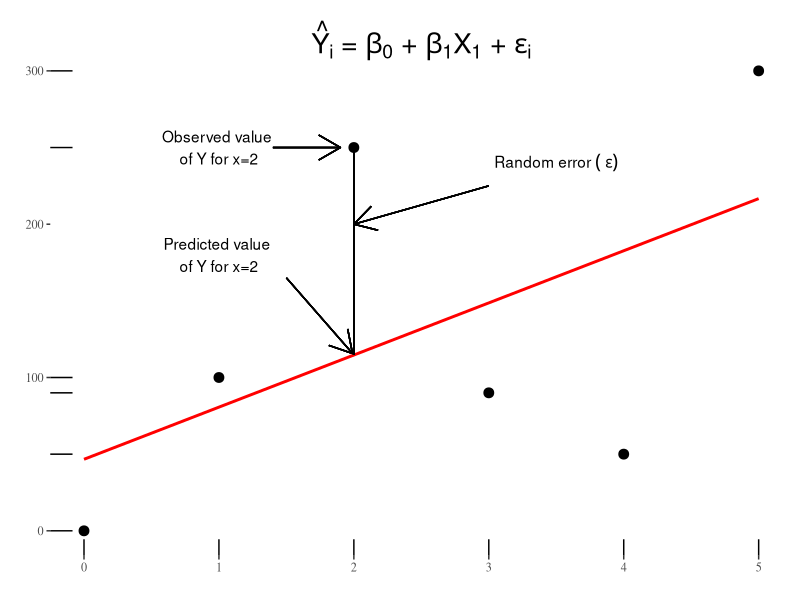
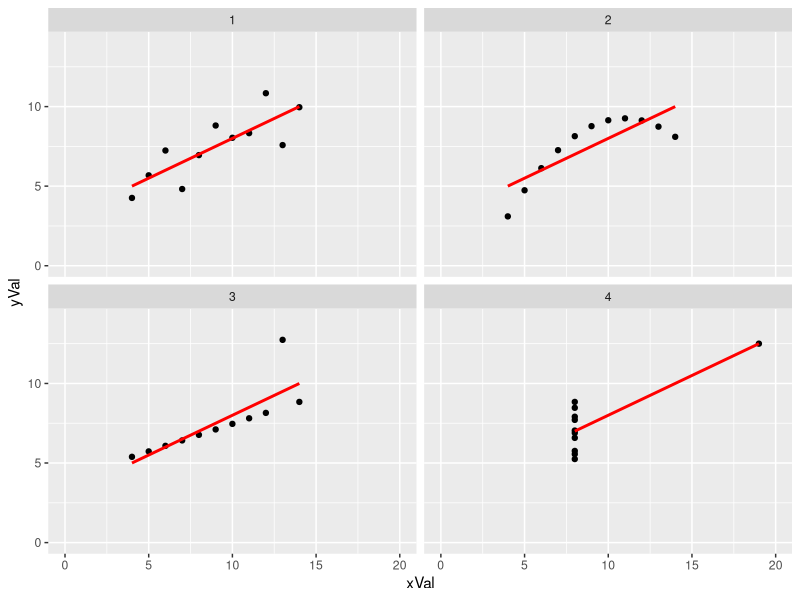
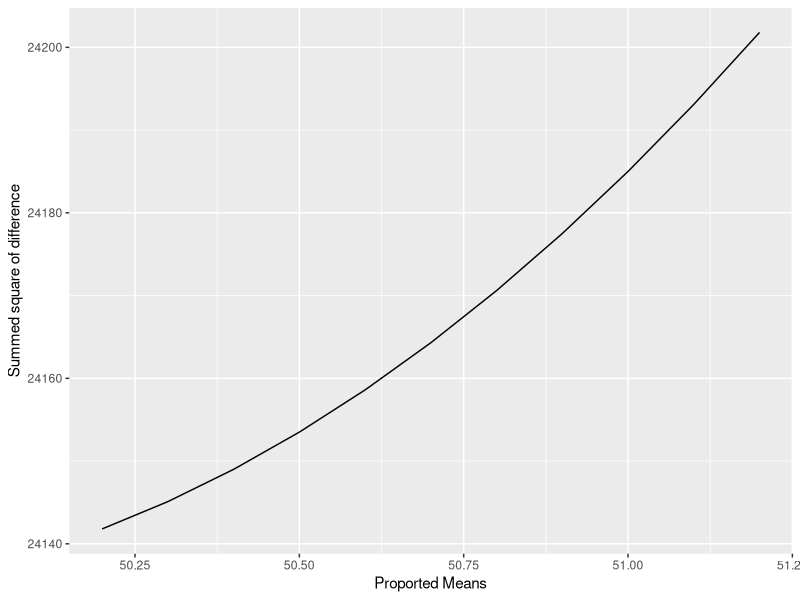
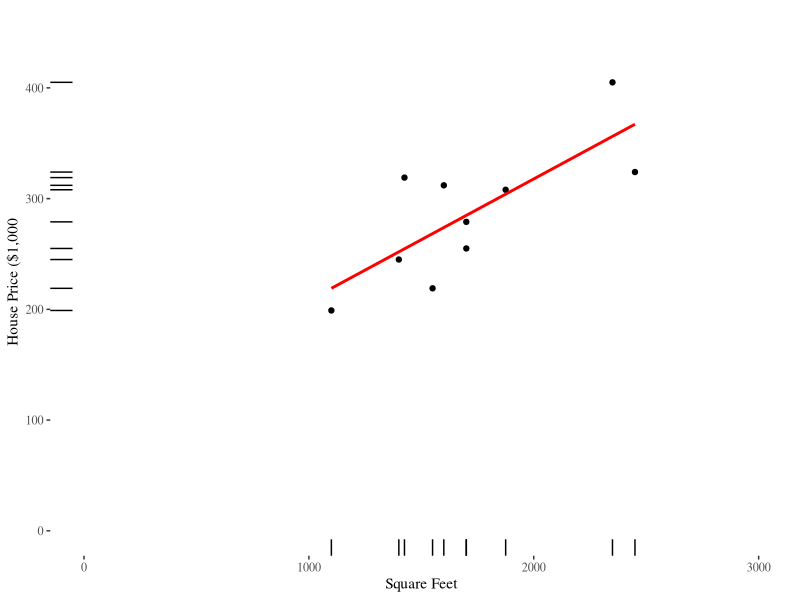
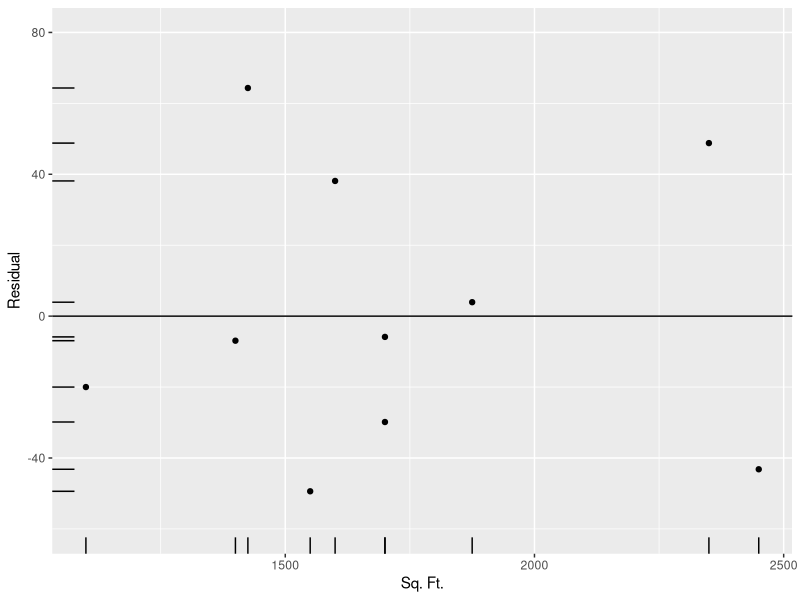

Source code (R) for these figures, in order:
## ---- chunk 1
library(tufte)
library(tibble)
require(dplyr)
require(tidyr)
require(ggplot2)
require(ggthemes)
require(knitr)
require(tibble)
require(gridExtra)
require(grid)

# invalidate cache when the tufte version changes
knitr::opts_chunk$set(tidy = FALSE, cache.extra = packageVersion('tufte'))
options(htmltools.dir.version = FALSE)
## ---- chunk 2
library(tibble)
df <- tibble(a=c(0,1,2,3,4,5), b=c(000,100,250,90,50,300))
dfmean <- mean(df$b) 
dfxmean <- mean(df$a)
temp<- expression(paste( hat(Y[i]), " = ", beta[0], " + ", 
                         beta[1], X[1], " + ",epsilon[i]))
lm1 <- lm(df$b ~ df$a)
yend <- 2*34 + 46.67
ggplot(df, (aes(x=a, y=b))) + geom_point(size=3) + 
  xlab(" ") + ylab(" ") + ylim(0,325) + 
  theme_tufte() + geom_rug() +
  stat_smooth(method = "lm", col = "red", se=FALSE) +
  geom_segment(aes(x=2,xend=2, y=250, yend=yend))+
  geom_segment(aes(x=1.4,xend=1.9, y=250, yend=250), arrow=arrow())+  
  annotate("text", x = 1, y = 250, label = "Observed value \nof Y for x=2") +
  annotate("text", x = 1, y = 180,
    label = c("Predicted value \nof Y for x=2")) +
  annotate("text", x = 3.5, y = 240,
         label = "Random~error~ (~epsilon)",parse = TRUE)+
  geom_segment(aes(x=1.5,xend=1.99, y=165, yend=yend +1), arrow=arrow()) +
geom_segment(aes(x=3,xend=2, y=225, yend=200), arrow=arrow())+
  annotate("text", x = 2.5, y = 320,
           label = as.character(temp), parse=TRUE, size=7)

## ---- chunk 3
mydata=with(anscombe,data.frame(xVal=c(x1,x2,x3,x4), yVal=c(y1,y2,y3,y4), mygroup=gl(4,nrow(anscombe))))
ds1 <- select(anscombe,contains("1"))
ds2 <- select(anscombe,contains("2"))
ds3 <- select(anscombe,contains("3"))
ds4 <- select(anscombe,contains("4"))
ds <- bind_cols(ds1,ds2,ds3,ds4)
colnames(ds) <- c("DS1_x", "DS1_y","DS2_x", "DS2_y","DS3_x", "DS3_y","DS4_x", "DS4_y")
kable(ds)

## ---- chunk 4
mydata=with(anscombe,data.frame(xVal=c(x1,x2,x3,x4), yVal=c(y1,y2,y3,y4), mygroup=gl(4,nrow(anscombe))))
# aggregate(.~mygroup,data=mydata,mean)
# aggregate(.~mygroup,data=mydata,sd)
# aggregate(.~mygroup,data=mydata,var)
# aggregate(.~mygroup,data=mydata,cor(xVal,yVal))
ds1 <- select(anscombe,contains("1"))
ds2 <- select(anscombe,contains("2"))
ds3 <- select(anscombe,contains("3"))
ds4 <- select(anscombe,contains("4"))
ds <- bind_cols(ds1,ds2,ds3,ds4)
colnames(ds) <- c("DS1_x", "DS1_y","DS2_x", "DS2_y","DS3_x", "DS3_y","DS4_x", "DS4_y")
mygrp <- group_by(mydata, mygroup)
ds_x_means <- summarize(mygrp,mean(xVal) )
ds_y_means <- summarize(mygrp,mean(yVal) )
ds_x_var <- summarize(mygrp,var(xVal) )
ds_y_var <- summarize(mygrp,var(yVal) )

ds_cor <- summarize(mygrp, cor(xVal, yVal))
colnames(ds_cor) <- c("mygroup", "cor")
ds_cor <- as.data.frame(ds_cor)
ds_means <- right_join(ds_x_means,ds_y_means, by = "mygroup")
ds_var <- right_join(ds_x_var,ds_y_var, by = "mygroup")
ds_sum1 <- right_join( ds_means, ds_var, by = "mygroup")
ds_sum1 <- right_join(ds_sum1, ds_cor, by ='mygroup')
colnames(ds_sum1) <- c("Dataset", "Mean_x", "Mean_y", "Var_x", "Var_y", "Cor")
ds_sum1$Mean_y <- round(ds_sum1$Mean_y,2)
ds_sum1$Var_y <- round(ds_sum1$Var_y,2)
ds_sum1$Cor <- round(ds_sum1$Cor,2)
kable(ds_sum1)
## ---- chunk 5

ggplot(mydata,aes(x=xVal, y=yVal)) + geom_point() + xlim(0,20) + ylim(0,14) + facet_wrap(~mygroup) +
  stat_smooth(method = "lm", col = "red", se=FALSE) 
## ---- chunk 6

library(tufte)
require(dplyr)
require(tidyr)
require(ggplot2)
require(ggthemes)
require(knitr)
require(tibble)
library(tufte)
require(dplyr)
require(tidyr)
require(ggplot2)
require(ggthemes)
require(knitr)
require(tibble)
set.seed(1001)
a <- tibble(a=sample(1:101,30))
a1 <- tibble(a1=50.2,b=sum((a-50.2)^2))
a2 <- tibble(a1=50.3,b=sum((a-50.3)^2))
a3 <- tibble(a1=50.4,b=sum((a-50.4)^2))
a4 <- tibble(a1=50.5,b=sum((a-50.5)^2))
a5 <- tibble(a1=50.6,b=sum((a-50.6)^2))
a6 <- tibble(a1=50.7,b=sum((a-50.7)^2))
a7 <- tibble(a1=50.8,b=sum((a-50.8)^2))
a8 <- tibble(a1=50.9,b=sum((a-50.9)^2))
a9 <- tibble(a1=51.0,b=sum((a-51)^2))
a10 <- tibble(a1=51.1,b=sum((a-51.1)^2))
a11 <- tibble(a1=51.2,b=sum((a-51.2)^2))

a_all <- bind_rows(a1,a2,a3,a4,a5,a6,a7,a8,a9,a10,a11)


## ---- chunk 7
ggplot(a_all, aes(x=a1, y=b)) + geom_line() +
  xlab("Proported Means") + ylab("Summed square of difference")

## ---- chunk 8
a <- tibble(c(245,312,279,308,199,219,405,324,319,255))
b <- tibble(c(1400,1600,1700,1875,1100,1550,2350,2450,1425,1700))
c <- as.data.frame(bind_cols(a,b))
colnames(c) <- c("House Price", "Sq. Ft.")
kable(c, col.names = c("House Price in $1000s (Y)", "Square Feet (X)"),caption = "Housing Data")
## grid.arrange(tableGrob(c))

## ---- chunk 9
plot1 <- ggplot(c, (aes(x=b, y=a))) + geom_point() + xlab("Square Feet") + ylab("House Price ($1,000") + theme_tufte() +xlim(0,3000) +ylim(0,450) + geom_rug()
c <- as.data.frame(c)
colnames(c) <- c("a", "b")
total<-anova(lm(c$a ~ c$b, data=c))
coeff <- lm(c$a ~ c$b, data=c)
##grid.arrange(
##  plot1,
##  tableGrob(round(coeff$coefficients,4)),
##    tableGrob(round(total,3)),
##  nrow = 3)


## ---- chunk 10
ggplot(c, (aes(x=b, y=a))) + geom_point() + xlab("Square Feet") + geom_rug() + ylab("House Price ($1,000") + theme_tufte() +
  stat_smooth(method = "lm", col = "red", se=FALSE) +xlim(0,3000) +ylim(0,450) 
## ---- chunk 11
a <- tibble(c(245,312,279,308,199,219,405,324,319,255))
b <- tibble(c(1400,1600,1700,1875,1100,1550,2350,2450,1425,1700))
c <- bind_cols(a,b)
# 
# kable(c, col.names = c("House Price in $1000s (Y)", "Square Feet (X)"),caption = "Housing Data")

a <- tibble(a= c(245,312,279,308,199,219,405,324,319,255))
b <- tibble(b= c(1400,1600,1700,1875,1100,1550,2350,2450,1425,1700))
c <- bind_cols(a,b)
d <- c %>% 
  mutate(d=98.24833+.10977*b) %>% 
  mutate(e=a-d)

kable(d, caption = "Residual Analysis", col.names = c("House Price in $1000s", "Square Feet (X)", "Predicted Price", "Residual"))
ggplot(d, aes(x=b,y=e)) + geom_point() + ylim(-60,80)+ geom_hline(yintercept = 0) + xlab("Sq. Ft.") + ylab("Residual") + geom_rug()
